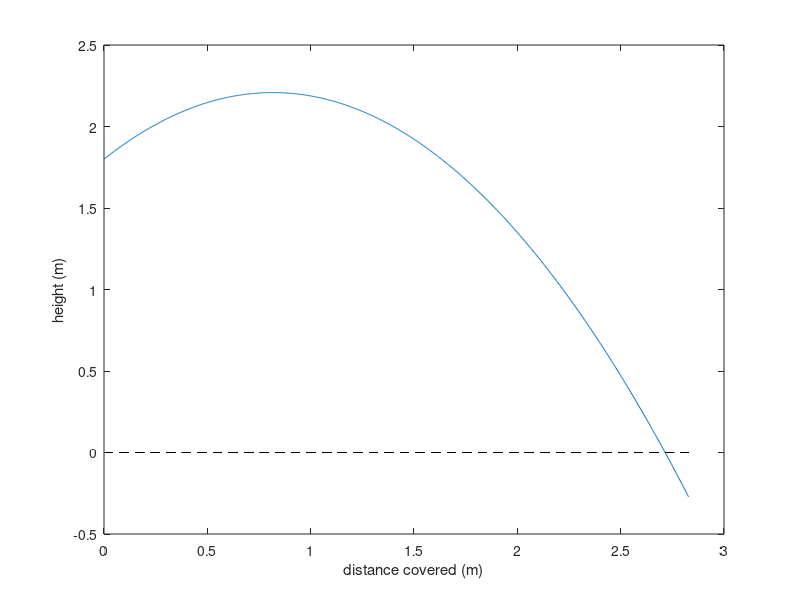

Source code (MATLAB):
% part 2: declaring variables
h = 1.8; g = 9.8; v = 4; a = 45;

% part 3: time between 0 and 1 with interval of 1000
t = 0:1/1000:1;

% part 4: formulas
a = a*pi/180;
x = v*cos(a)*t;
y = h + (v*sin(a)*t) - (0.5*g*(t.^2));

% part 5: approx of ball hit ground
at_index = find(y < 0);
fprintf('The ball hits the ground at a distance of %f meters.\n', x(at_index(1)));

% part 6: using figure
figure(1)
plot(x, y)
xlabel('distance covered (m)')
ylabel('height (m)')
hold on;
plot(0:max(x)/100:max(x), zeros(101), 'k--');
hold off;